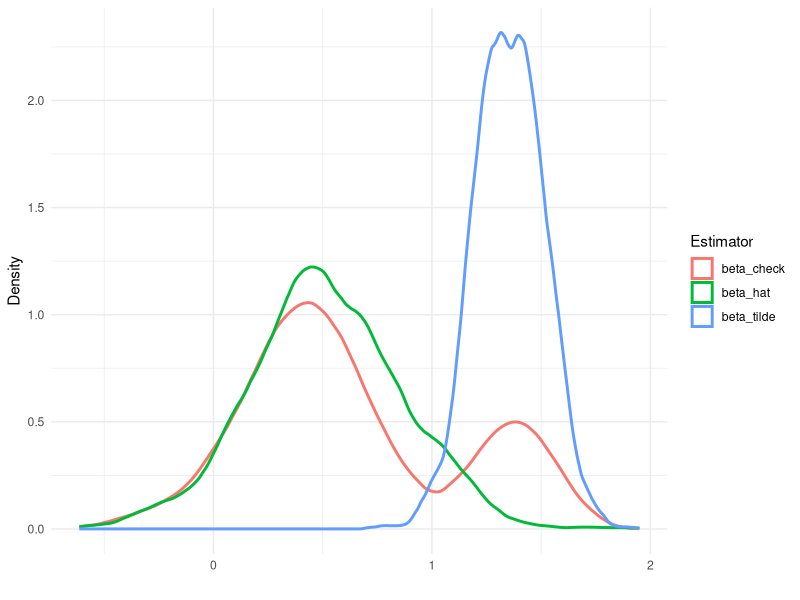

Source code (R):
###############################################################################
# Author: Paul R. Organ
# Purpose: ECON 675, PS4
# Last Update: Oct 30, 2018
###############################################################################
# Preliminaries
options(stringsAsFactors = F)

# packages
require(tidyverse) # data cleaning and manipulation
require(magrittr)  # syntax
require(ggplot2)   # plots
require(sandwich)  # robust standard errors
require(xtable)    # tables for LaTeX
require(boot)      # bootstrapping
require(MatchIt)   # matching

setwd('C:/Users/prorgan/Box/Classes/Econ 675/Problem Sets/PS4')

###############################################################################
### Question 2: Estimating Average Treatment Effects
###############################################################################
# Q2 setup

# load data
df <- read_csv('LaLonde_all.csv')

# add treatment variable in expanded dataset
df %<>% mutate(t = ifelse(treat == 1, 1, 0))

# add other variables we will use in the analysis
df %<>% mutate(logre74 = log(re74 + 1), logre75 = log(re75 + 1),
               age2 = age^2, educ2 = educ^2, age3 = age^3,
               bXu74 = black * u74, eXre74 = educ * logre74)

# empty s to fill with results (1 + 6*3)
ate <- matrix(NA, nrow=19,ncol=8) %>% as.data.frame

# add headings
names(ate) <- c('e_tau', 'e_se', 'e_CI_l', 'e_CI_h', 'p_tau', 'p_se', 'p_CI_l', 'p_CI_h')

# we need one for ATE, one for ATT
att <- ate

# define three model specifications
va <- c('age', 'educ', 'black', 'hisp', 'married',
        'nodegr', 'logre74', 'logre75')
vb <- c(va, 'age2', 'educ2', 'u74', 'u75')
vc <- c(vb, 'age3', 'bXu74', 'eXre74')

a <- paste('re78', paste(c('t', va),
                         collapse = ' + '), sep = ' ~ ') %>% as.formula()
b <- paste('re78', paste(c('t', vb),
                         collapse = ' + '), sep = ' ~ ') %>% as.formula()
c <- paste('re78', paste(c('t', vc),
                         collapse = ' + '), sep = ' ~ ') %>% as.formula()

ta <- paste('t', paste(va, collapse = ' + '), sep = ' ~ ') %>% as.formula()
tb <- paste('t', paste(vb, collapse = ' + '), sep = ' ~ ') %>% as.formula()
tc <- paste('t', paste(vc, collapse = ' + '), sep = ' ~ ') %>% as.formula()

ya <- paste('re78', paste(va, collapse = ' + '), sep = ' ~ ') %>% as.formula()
yb <- paste('re78', paste(vb, collapse = ' + '), sep = ' ~ ') %>% as.formula()
yc <- paste('re78', paste(vc, collapse = ' + '), sep = ' ~ ') %>% as.formula()

###############################################################################
# Q2.1: Difference-in-Means

# experimental data
r1e <- lm(re78 ~ t, data = df %>% filter(treat != 2))

# extract tau
ate$e_tau[1]  <- r1e$coefficients['t']

# hederosketastic robust standard errors
ate$e_se[1]   <- diag(vcovHC(r1e, type = "HC2")) %>% sqrt() %>% .['t']

# PSID data
r1p <- lm(re78 ~ t, data = df %>% filter(treat != 0))

# extract tau
ate$p_tau[1]  <- r1p$coefficients['t']

# hederosketastic robust standard errors
ate$p_se[1]   <- diag(vcovHC(r1p, type = "HC2")) %>% sqrt() %>% .['t']

# ATE and ATT are same here
att[1,] <- ate[1,]

###############################################################################
# Q2.2: Linear Least-Squares

# three specifications for each

# OLS for experimental data
r2ea <- lm(a, data = df %>% filter(treat != 2))
r2eb <- lm(b, data = df %>% filter(treat != 2))
r2ec <- lm(c, data = df %>% filter(treat != 2))

# extract tau
ate$e_tau[2]  <- r2ea$coefficients['t']
ate$e_tau[3]  <- r2eb$coefficients['t']
ate$e_tau[4]  <- r2ec$coefficients['t']

# robust standard errors 
ate$e_se[2]   <- diag(vcovHC(r2ea, type = "HC1")) %>% sqrt() %>% .['t']
ate$e_se[3]   <- diag(vcovHC(r2eb, type = "HC1")) %>% sqrt() %>% .['t']
ate$e_se[4]   <- diag(vcovHC(r2ec, type = "HC1")) %>% sqrt() %>% .['t']

# OLS for PSID data
r2pa <- lm(a, data = df %>% filter(treat != 0))
r2pb <- lm(b, data = df %>% filter(treat != 0))
r2pc <- lm(c, data = df %>% filter(treat != 0))

# extract tau
ate$p_tau[2]  <- r2pa$coefficients['t']
ate$p_tau[3]  <- r2pb$coefficients['t']
ate$p_tau[4]  <- r2pc$coefficients['t']

# robust standard errors 
ate$p_se[2]   <- diag(vcovHC(r2pa, type = "HC1")) %>% sqrt() %>% .['t']
ate$p_se[3]   <- diag(vcovHC(r2pb, type = "HC1")) %>% sqrt() %>% .['t']
ate$p_se[4]   <- diag(vcovHC(r2pc, type = "HC1")) %>% sqrt() %>% .['t']

# again, ATE is same as ATT here
att[2:4,] <- ate[2:4,]

###############################################################################
# Q2.3: Regression Imputation (rows 5-7)

df_e <- df %>% filter(treat != 2)
df_p <- df %>% filter(treat != 0)

n_e <- nrow(df_e)
n_p <- nrow(df_p)

## covariates a
# treated
beta1 <- lm(ya, data = df %>% filter(treat == 1)) %>% .$coefficients
# untreated experimental
beta0_e <- lm(ya, data = df %>% filter(treat == 0)) %>% .$coefficients
# untreated PSID
beta0_p <- lm(ya, data = df %>% filter(treat == 2)) %>% .$coefficients

# tauhat for each
Z_e <- as.matrix(df_e[,va]) %>% cbind(1,.)
tauhat_e <- Z_e %*% (beta1-beta0_e)

Z_p <- as.matrix(df_p[,va]) %>% cbind(1,.)
tauhat_p <- Z_p %*% (beta1-beta0_p)

# save results
ate[5,1] <- mean(tauhat_e)
ate[5,2] <- sd(tauhat_e)/sqrt(n_e) # not right!

ate[5,5] <- mean(tauhat_p)
ate[5,6] <- sd(tauhat_p)/sqrt(n_p) # not right!

# save results (att)
att[5,1] <- mean(tauhat_e[df_e$t==1])

att[5,5] <- mean(tauhat_p[df_p$t==1])

## covariates b
# treated
beta1 <- lm(yb, data = df %>% filter(treat == 1)) %>% .$coefficients
# untreated experimental
beta0_e <- lm(yb, data = df %>% filter(treat == 0)) %>% .$coefficients
# untreated PSID
beta0_p <- lm(yb, data = df %>% filter(treat == 2)) %>% .$coefficients

# tauhat for each
Z_e <- as.matrix(df_e[,vb]) %>% cbind(1,.)
tauhat_e <- Z_e %*% (beta1-beta0_e)

Z_p <- as.matrix(df_p[,vb]) %>% cbind(1,.)
tauhat_p <- Z_p %*% (beta1-beta0_p)

# save results
ate[6,1] <- mean(tauhat_e)
ate[6,2] <- sd(tauhat_e)/sqrt(n_e) # not right!

ate[6,5] <- mean(tauhat_p)
ate[6,6] <- sd(tauhat_p)/sqrt(n_p) # not right!

# save results (att)
att[6,1] <- mean(tauhat_e[df_e$t==1])

att[6,5] <- mean(tauhat_p[df_p$t==1])

## covariates c
# treated
beta1 <- lm(yc, data = df %>% filter(treat == 1)) %>% .$coefficients
# untreated experimental
beta0_e <- lm(yc, data = df %>% filter(treat == 0)) %>% .$coefficients
# untreated PSID
beta0_p <- lm(yc, data = df %>% filter(treat == 2)) %>% .$coefficients

# tauhat for each
Z_e <- as.matrix(df_e[,vc]) %>% cbind(1,.)
tauhat_e <- Z_e %*% (beta1-beta0_e)

Z_p <- as.matrix(df_p[,vc]) %>% cbind(1,.)
tauhat_p <- Z_p %*% (beta1-beta0_p)

# save results (ate)
ate[7,1] <- mean(tauhat_e)
ate[7,2] <- sd(tauhat_e)/sqrt(n_e) # not right!

ate[7,5] <- mean(tauhat_p)
ate[7,6] <- sd(tauhat_p)/sqrt(n_p) # not right!

# save results (att)
att[7,1] <- mean(tauhat_e[df_e$t==1])

att[7,5] <- mean(tauhat_p[df_p$t==1])

###############################################################################
# Q2.4: Inverse Probability Weighting (rows 8-10)

# trimming for PSID data drops a lot of observations
# not yet matching my Stata results

# first estimate propensity scores (we use a probit here)
r4ae <- glm(ta, data = df_e, family = binomial(link = 'probit'))
r4be <- glm(tb, data = df_e, family = binomial(link = 'probit'))
r4ce <- glm(tc, data = df_e, family = binomial(link = 'probit'))
df_e %<>% mutate(prop_a = predict(r4ae, df_e, type='response'),
                 prop_b = predict(r4be, df_e, type='response'),
                 prop_c = predict(r4ce, df_e, type='response'))

r4ap <- glm(ta, data = df_p, family = binomial(link = 'probit'))
r4bp <- glm(tb, data = df_p, family = binomial(link = 'probit'))
r4cp <- glm(tc, data = df_p, family = binomial(link = 'probit'))
df_p %<>% mutate(prop_a = predict(r4ap, df_p, type='response'),
                 prop_b = predict(r4bp, df_p, type='response'),
                 prop_c = predict(r4cp, df_p, type='response'))

# trim df_p for interior predicted propensities
df_p %<>% filter(prop_a >= .001, prop_b >= .001, prop_c >= .001,
                 prop_a <= .999, prop_b <= .999, prop_c <= .999)

# calculate probability of treatment
n_p <- nrow(df_p)

phat_e = sum(df_e$t==1)/n_e
phat_p = sum(df_p$t==1)/n_p

# build components for ATE
df_e %<>% mutate(left_a = t*re78/prop_a, right_a = (1-t)*re78/(1-prop_a),
                 left_b = t*re78/prop_b, right_b = (1-t)*re78/(1-prop_b),
                 left_c = t*re78/prop_c, right_c = (1-t)*re78/(1-prop_c))
df_p %<>% mutate(left_a = t*re78/prop_a, right_a = (1-t)*re78/(1-prop_a),
                 left_b = t*re78/prop_b, right_b = (1-t)*re78/(1-prop_b),
                 left_c = t*re78/prop_c, right_c = (1-t)*re78/(1-prop_c))

# calculate ATEs
ate[8,1]  <- mean(df_e$left_a) - mean(df_e$right_a)
ate[8,5]  <- mean(df_p$left_a) - mean(df_p$right_a)
ate[9,1]  <- mean(df_e$left_b) - mean(df_e$right_b)
ate[9,5]  <- mean(df_p$left_b) - mean(df_p$right_b)
ate[10,1] <- mean(df_e$left_c) - mean(df_e$right_c)
ate[10,5] <- mean(df_p$left_c) - mean(df_p$right_c)

# build components for ATT
df_e %<>% mutate(left_a = t*re78/phat_e, right_a = (prop_a/phat_e)*(1-t)*re78/(1-prop_a),
                 left_b = t*re78/phat_e, right_b = (prop_b/phat_e)*(1-t)*re78/(1-prop_b),
                 left_c = t*re78/phat_e, right_c = (prop_c/phat_e)*(1-t)*re78/(1-prop_c))
df_p %<>% mutate(left_a = t*re78/phat_p, right_a = (prop_a/phat_p)*(1-t)*re78/(1-prop_a),
                 left_b = t*re78/phat_p, right_b = (prop_b/phat_p)*(1-t)*re78/(1-prop_b),
                 left_c = t*re78/phat_p, right_c = (prop_c/phat_p)*(1-t)*re78/(1-prop_c))

# calculate ATTs
att[8,1]  <- mean(df_e$left_a) - mean(df_e$right_a)
att[8,5]  <- mean(df_p$left_a) - mean(df_p$right_a)
att[9,1]  <- mean(df_e$left_b) - mean(df_e$right_b)
att[9,5]  <- mean(df_p$left_b) - mean(df_p$right_b)
att[10,1] <- mean(df_e$left_c) - mean(df_e$right_c)
att[10,5] <- mean(df_p$left_c) - mean(df_p$right_c)

###############################################################################
# Q2.5: Doubly Robust

###############################################################################
# Q2.6: Nearest Neighbor Matching (rows 14-16)

# useful sources:
# https://cran.r-project.org/web/packages/MatchIt/vignettes/matchit.pdf

# redefine dataframes
df_e <- df %>% filter(treat != 2)
df_p <- df %>% filter(treat != 0)

# see https://r.iq.harvard.edu/docs/matchit/2.4-20/Examples2.html
# function to calculate ate and att using NN methods
# can't figure out how to pass a dataframe to the matchit command
# tried a million ways but none working, so writing two functions...
nnResultsE <- function(tmodel, ymodel, est){
    # using MatchIt
  reg_match <- matchit(tmodel, df_e, method = 'nearest')
  
  df_t <- match.data(reg_match, 'treat')
  df_c <- match.data(reg_match, 'control')
  
  # predict values and treatment effects
  reg_t       <- lm(ymodel, df_t)
  df_c$y_pred <- predict(reg_t, df_c)
  
  df_c %<>% mutate(teffect = y_pred-re78)
  
  reg_c <- lm(ymodel, df_c)
  df_t$y_pred  <- predict(reg_c, df_t)
  
  df_t %<>% mutate(teffect = re78-y_pred)
  
  # stack and predict treatment effects, etc.
  comb <- bind_rows(df_c, df_t)
  
  ate <- mean(comb$teffect)
  att <- mean(comb$teffect[comb$t==1])
  
  n_att = nrow(df_t)
  n_ate = n_att*2
  
  ate_se <- sd(comb$teffect)/sqrt(n_ate)
  att_se <- sd(comb$teffect[comb$t==1])/sqrt(att)
  
  out_ate = matrix(c(ate, ate_se, NA, NA),1,4)
  out_att = matrix(c(att, att_se, NA, NA),1,4)
  
  if(est == 'ate'){
    return(out_ate)
  } else {
    return(out_att)
  }
}

nnResultsP <- function(tmodel, ymodel, est){
  # using MatchIt
  reg_match <- matchit(tmodel, df_p, method = 'nearest')
  
  df_t <- match.data(reg_match, 'treat')
  df_c <- match.data(reg_match, 'control')
  
  # predict values and treatment effects
  reg_t       <- lm(ymodel, df_t)
  df_c$y_pred <- predict(reg_t, df_c)
  
  df_c %<>% mutate(teffect = y_pred-re78)
  
  reg_c <- lm(ymodel, df_c)
  df_t$y_pred  <- predict(reg_c, df_t)
  
  df_t %<>% mutate(teffect = re78-y_pred)
  
  # stack and predict treatment effects, etc.
  comb <- bind_rows(df_c, df_t)
  
  ate <- mean(comb$teffect)
  att <- mean(comb$teffect[comb$t==1])
  
  n_att = nrow(df_t)
  n_ate = n_att*2
  
  ate_se <- sd(comb$teffect)/sqrt(n_ate)
  att_se <- sd(comb$teffect[comb$t==1])/sqrt(att)
  
  out_ate = matrix(c(ate, ate_se, NA, NA),1,4)
  out_att = matrix(c(att, att_se, NA, NA),1,4)
  
  if(est == 'ate'){
    return(out_ate)
  } else {
    return(out_att)
  }
}

# save results
ate[14,1:4] <- nnResultsE(ta, ya, 'ate')
ate[14,5:8] <- nnResultsP(ta, ya, 'ate')

ate[15,1:4] <- nnResultsE(tb, yb, 'ate')
ate[15,5:8] <- nnResultsP(tb, yb, 'ate')

ate[16,1:4] <- nnResultsE(tc, yc, 'ate')
ate[16,5:8] <- nnResultsP(tc, yc, 'ate')

att[14,1:4] <- nnResultsE(ta, ya, 'att')
att[14,5:8] <- nnResultsP(ta, ya, 'att')

att[15,1:4] <- nnResultsE(tb, yb, 'att')
att[15,5:8] <- nnResultsP(tb, yb, 'att')

att[16,1:4] <- nnResultsE(tc, yc, 'att')
att[16,5:8] <- nnResultsP(tc, yc, 'att')

###############################################################################
# Q2.7: Propensity Score Matching (rows 17-19)

# using same code as above, with probit for distance (propensity score)
# https://www.r-bloggers.com/using-the-r-matchit-package-for-propensity-score-analysis/

# redefine dataframes
df_e <- df %>% filter(treat != 2)
df_p <- df %>% filter(treat != 0)

# only difference here is the matchit command uses probit
psResultsE <- function(tmodel, ymodel, est){
  # using MatchIt
  reg_match <- matchit(tmodel, df_e, method = 'nearest', distance = 'probit')
  
  df_t <- match.data(reg_match, 'treat')
  df_c <- match.data(reg_match, 'control')
  
  # predict values and treatment effects
  reg_t       <- lm(ymodel, df_t)
  df_c$y_pred <- predict(reg_t, df_c)
  
  df_c %<>% mutate(teffect = y_pred-re78)
  
  reg_c <- lm(ymodel, df_c)
  df_t$y_pred  <- predict(reg_c, df_t)
  
  df_t %<>% mutate(teffect = re78-y_pred)
  
  # stack and predict treatment effects, etc.
  comb <- bind_rows(df_c, df_t)
  
  ate <- mean(comb$teffect)
  att <- mean(comb$teffect[comb$t==1])
  
  n_att = nrow(df_t)
  n_ate = n_att*2
  
  ate_se <- sd(comb$teffect)/sqrt(n_ate)
  att_se <- sd(comb$teffect[comb$t==1])/sqrt(att)
  
  out_ate = matrix(c(ate, ate_se, NA, NA),1,4)
  out_att = matrix(c(att, att_se, NA, NA),1,4)
  
  if(est == 'ate'){
    return(out_ate)
  } else {
    return(out_att)
  }
}

psResultsP <- function(tmodel, ymodel, est){
  # using MatchIt
  reg_match <- matchit(tmodel, df_p, method = 'nearest', distance = 'probit')
  
  df_t <- match.data(reg_match, 'treat')
  df_c <- match.data(reg_match, 'control')
  
  # predict values and treatment effects
  reg_t       <- lm(ymodel, df_t)
  df_c$y_pred <- predict(reg_t, df_c)
  
  df_c %<>% mutate(teffect = y_pred-re78)
  
  reg_c <- lm(ymodel, df_c)
  df_t$y_pred  <- predict(reg_c, df_t)
  
  df_t %<>% mutate(teffect = re78-y_pred)
  
  # stack and predict treatment effects, etc.
  comb <- bind_rows(df_c, df_t)
  
  ate <- mean(comb$teffect)
  att <- mean(comb$teffect[comb$t==1])
  
  n_att = nrow(df_t)
  n_ate = n_att*2
  
  ate_se <- sd(comb$teffect)/sqrt(n_ate)
  att_se <- sd(comb$teffect[comb$t==1])/sqrt(att)
  
  out_ate = matrix(c(ate, ate_se, NA, NA),1,4)
  out_att = matrix(c(att, att_se, NA, NA),1,4)
  
  if(est == 'ate'){
    return(out_ate)
  } else {
    return(out_att)
  }
}

# save results
ate[17,1:4] <- psResultsE(ta, ya, 'ate')
ate[17,5:8] <- psResultsP(ta, ya, 'ate')

ate[18,1:4] <- psResultsE(tb, yb, 'ate')
ate[18,5:8] <- psResultsP(tb, yb, 'ate')

ate[19,1:4] <- psResultsE(tc, yc, 'ate')
ate[19,5:8] <- psResultsP(tc, yc, 'ate')

att[17,1:4] <- psResultsE(ta, ya, 'att')
att[17,5:8] <- psResultsP(ta, ya, 'att')

att[18,1:4] <- psResultsE(tb, yb, 'att')
att[18,5:8] <- psResultsP(tb, yb, 'att')

att[19,1:4] <- psResultsE(tc, yc, 'att')
att[19,5:8] <- psResultsP(tc, yc, 'att')

###############################################################################
# Q2 final steps

# confidence intervals
ate %<>% mutate(e_CI_l = e_tau - 1.96*e_se,
                e_CI_h = e_tau + 1.96*e_se,
                p_CI_l = p_tau - 1.96*p_se,
                p_CI_h = p_tau + 1.96*p_se)

att %<>% mutate(e_CI_l = e_tau - 1.96*e_se,
                e_CI_h = e_tau + 1.96*e_se,
                p_CI_l = p_tau - 1.96*p_se,
                p_CI_h = p_tau + 1.96*p_se)

###############################################################################
### Question 3: Post-model Selection Inference
###############################################################################
# Q3 setup
rm(list = ls())
gc()

###############################################################################
# Q3.1: Summary Statistics and Kernel Density Plots

# replications
M <- 1000

# sample size
n <- 50

# define data generating process
dgp <- function(n){
  x   <- rnorm(n,0,1)
  z   <- .85*x + sqrt(1-.85)*rnorm(n,0,1)
  eps <- rnorm(n,0,1)
  
  y = 1 + .5*x + z + eps
  
  out = data.frame(y=y,x=x,z=z)
  
  return(out)
}

# empty matrices to store estimates and indicator of coverage
est <- matrix(NA, nrow=M, ncol = 3)
cov <- matrix(NA, nrow=M, ncol = 3)

# replicate M times and save estimates
set.seed(22)
for(i in 1:M){
  # generate sample
  df <- dgp(n)
  
  # run 'long' regression: Equation (2)
  long <- lm(y ~ x + z, data = df)
  
  # extract first estimate
  beta_hat <- long$coefficients['x']
  est[i,1] <- beta_hat
  
  # get se to calculate confidence interval and check coverage
  se_hat <- sqrt(vcovHC(long, 'HC1')['x','x'])
  lb_hat <- beta_hat - 1.96*se_hat
  ub_hat <- beta_hat + 1.96*se_hat
  cov[i,1] <- lb_hat <= .5 & ub_hat >= .5
  
  # save gamma over se gamma (using robust std errors)
  gamma_hat <- long$coefficients['z']
  gamma_se  <- sqrt(vcovHC(long, 'HC1')['z','z'])
  tstat <- gamma_hat/gamma_se
  
  # run 'short' regression: Equation (3)
  short <- lm(y ~ x, data = df)
  
  # extract second estimate
  beta_tilde <- short$coefficients['x']
  est[i,2]   <- beta_tilde
  
  # get se to calculate confidence interval
  se_tilde <- sqrt(vcovHC(short, 'HC1')['x','x'])
  lb_tilde <- beta_tilde - 1.96*se_hat
  ub_tilde <- beta_tilde + 1.96*se_hat
  cov[i,2] <- lb_tilde <= .5 & ub_tilde >= .5
  
  # save third estimate (beta_check) based on t-stat on gamma
  est[i,3] <- ifelse(tstat >= 1.96, beta_hat, beta_tilde)
  cov[i,3] <- ifelse(tstat >= 1.96, cov[i,1], cov[i,2])
}

# summary statistic of distribution of each of the estimators
tab <- matrix(NA,nrow=4,ncol=3)
for(i in 1:3){
  tab[1,i] <- min(est[,i])
  tab[2,i] <- mean(est[,i])
  tab[3,i] <- median(est[,i])
  tab[4,i] <- max(est[,i])
}

# add labels
rownames(tab) <- c('min', 'mean', 'median', 'max')
colnames(tab) <- c('beta_hat', 'beta_tilde', 'beta_check')

# write to LaTeX
xtable(tab %>% round(3))

# kernel density plots
est %<>% as.data.frame
names(est) <- c('beta_hat', 'beta_tilde', 'beta_check')
est <- gather(est, key = 'Estimator', value = 'x')

# plot kernel densities
p <- ggplot(est, aes(x = x, group = Estimator, color = Estimator)) +
  geom_density(kernel = 'epanechnikov', size = 1) +
  theme_minimal() +
  labs(x = '', y = 'Density')
p

# save for LaTeX
ggsave('q3_1_R.png')

###############################################################################
# Q3.2: Empirical Coverage Rates

# we know beta_0 is actually .5, how often do we cover that?
# in the loop above, we calculated coverage for each replication
# now, summarize for each estimator:

cov_hat   <- mean(cov[,1])
cov_tilde <- mean(cov[,2])
cov_check <- mean(cov[,3])

###############################################################################
